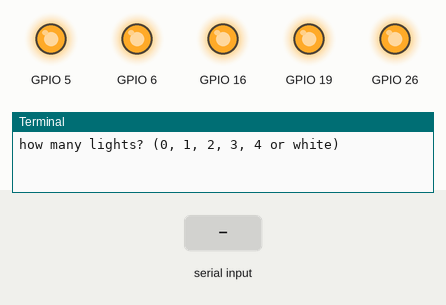
Recording of a program running on a simulated Raspberry Pi (BCM pin numbers). Parts: output pins drawn as LEDs (lit = HIGH), the last lines printed to the terminal. The inputs (shaded band) are chosen by the test bench. Parts the program declares active-low are drawn by pin level, so they are really on while drawn off.

Above: at 1.2 s.
1.3 s: "1" typed at the terminal, then Enter
At 2.0 s:
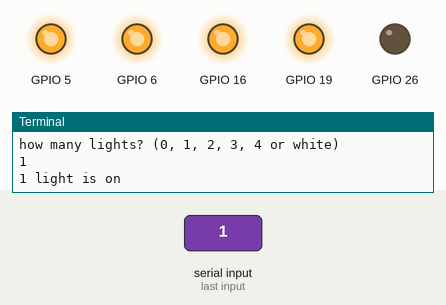
2.8 s: "2" typed at the terminal, then Enter
At 3.1 s:
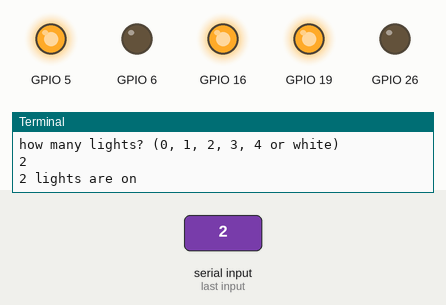
4.3 s: "white" typed at the terminal, then Enter
At 5.5 s:
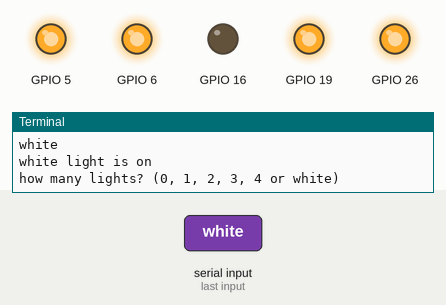
5.8 s: "3" typed at the terminal, then Enter
At 6.6 s:
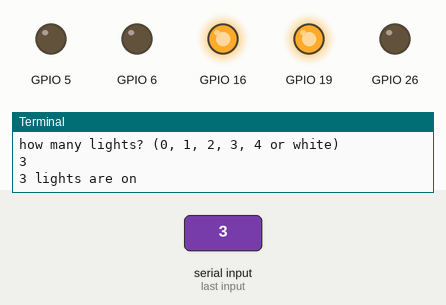
7.3 s: "4" typed at the terminal, then Enter
At 7.8 s:
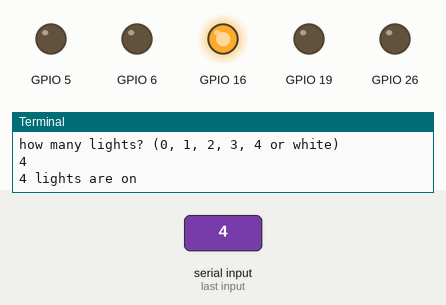
8.8 s: "0" typed at the terminal, then Enter
At 10.1 s:
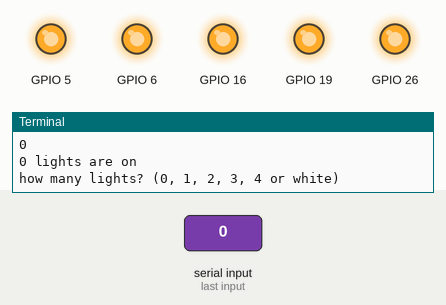
Timing chart, 0 to 11.3 s (numbered marks = the images above; inputs shaded):
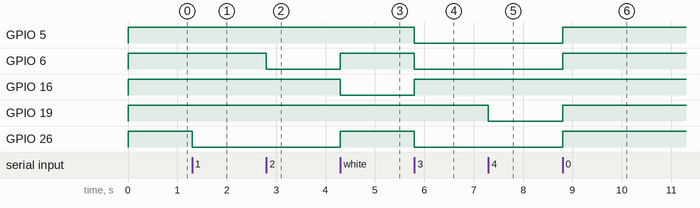

Measured:
- after the input at 1.3 s, GPIO 26: HIGH → LOW at once
- after the input at 2.8 s, GPIO 6: HIGH → LOW at once
- after the input at 4.3 s, GPIO 6, GPIO 26: LOW → HIGH at once; GPIO 16: HIGH → LOW at once
- after the input at 5.8 s, GPIO 5, GPIO 6, GPIO 26: HIGH → LOW at once; GPIO 16: LOW → HIGH at once
- after the input at 7.3 s, GPIO 19: HIGH → LOW at once
- after the input at 8.8 s, GPIO 5, GPIO 6, GPIO 19, GPIO 26: LOW → HIGH at once

The program:

light.py
```python
'''
File to control LED grow lights via relay

Jana Armouti
jarmouti
'''

from gpiozero import OutputDevice
from time import sleep

class Relay(OutputDevice):
    def __init__(self, pin, active_high=False):
        super().__init__(pin, active_high=active_high)

# using GPIO pins 26 6 5
light_1 = Relay(26, active_high=False)
light_2 = Relay(6, active_high=False)
light_3 = Relay(5, active_high=False)
light_4 = Relay(19, active_high=False)
white_light = Relay(16, active_high=False)

while True:
    user_input = input("how many lights? (0, 1, 2, 3, 4 or white) ").strip().lower()

    if user_input == '0':
        light_1.off()
        light_2.off()
        light_3.off()
        light_4.off()
        white_light.off()
        print("0 lights are on")
    elif user_input == '1':
        light_1.on()
        light_2.off()
        light_3.off()
        light_4.off()
        white_light.off()
        print("1 light is on")
    elif user_input == '2':
        light_1.on()
        light_2.on()
        light_3.off()
        light_4.off()
        white_light.off()
        print("2 lights are on")
    elif user_input == '3':
        light_1.on()
        light_2.on()
        light_3.on()
        light_4.off()
        white_light.off()
        print("3 lights are on")
    elif user_input == '4':
        light_1.on()
        light_2.on()
        light_3.on()
        light_4.on()
        white_light.off()
        print("4 lights are on")
    elif user_input == 'white':
        light_1.off()
        light_2.off()
        light_3.off()
        light_4.off()
        white_light.on()
        print("white light is on")
    elif user_input == 'exit':
        print("Exiting program...")
        break
    else:
        print("Invalid input. Please type '0', 1', '2', '3' or '4'.")

    sleep(1)
```
